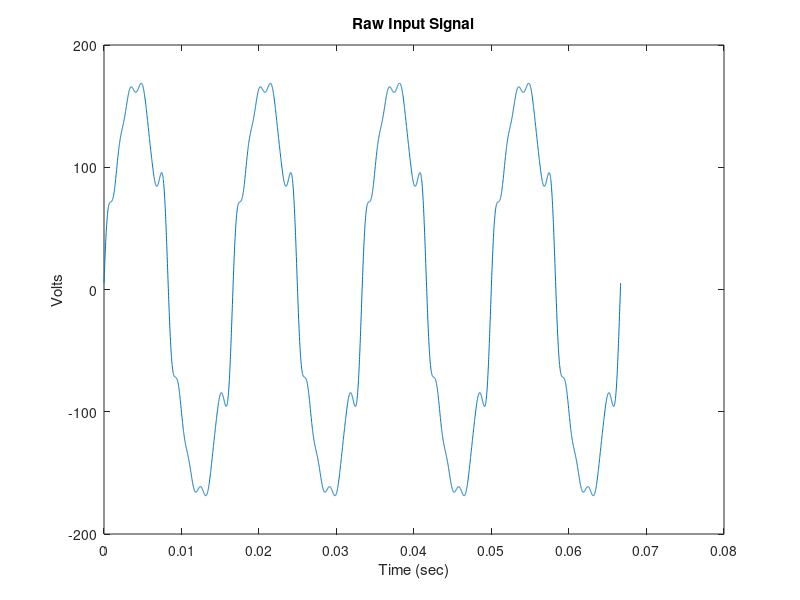

This chart was generated by the following MATLAB code:
%% Project 2 - Problem 3
clear all

load('problem3.mat');

%% part a
f = 60;
T = 1/f;
omega = 2*pi/T;

fs = 60000;
Ts = 1/fs;
t = [0:length(x)-1]*Ts;


N =[-13:1:13];
alpha_1 = 0;

for n = 1:1:length(t)
    alpha_1 = alpha_1 + x(n)*exp(-j*1*omega*t(n))*Ts;
end

alpha_1 = alpha_1/T;

figure(1);
plot(t, x);
title('Raw Input Signal');
xlabel('Time (sec)');
ylabel('Volts');

